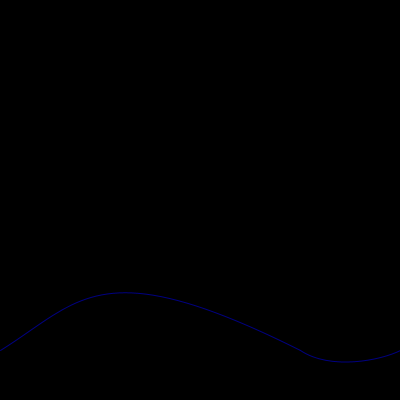
Frame 1 (no input)
Frame 60 (the mouse pressed at the canvas centre just before this capture): identical to frame 1, image omitted
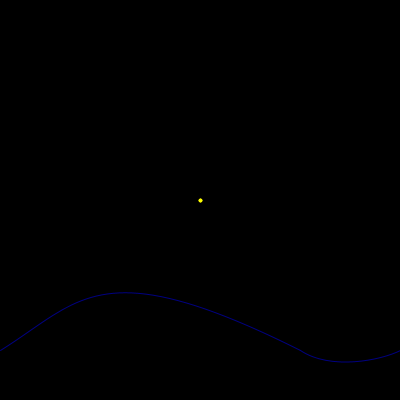
Frame 120 (the mouse held since frame 60 and released just before this capture)

The Processing sketch that drew these frames (run headless with seeded random() and noise(); from frame 60 on, the mouse is pressed at the canvas centre):

// Processing sketch: processing_13060
// ── processing_13060.pde

float x,y;


void setup(){
  size (400,400);
  background(0);
  smooth();
  
   noFill();
stroke(0,0,129,1000);
  beginShape();
  vertex(0,350);
  bezierVertex(80,300,100,250,300,350);
  endShape();
  
  beginShape();
  stroke(0,0,128,1000);
  vertex(300,350);
  bezierVertex(330,370,380,360,400,350);
  endShape(); 
 
}

void draw(){
if (mousePressed==true){
   if (mouseY<300) {
     stroke(255,255,0,100);
     strokeWeight(random(1,4));
    point(mouseX,mouseY);
    
   }else{
     noStroke();
   }
   
  if(keyPressed){
   if(key=='s')
if(mouseY<320);
      stroke(175,238,238,100);
      line(mouseX,mouseY,pmouseX,pmouseY);
  }
   
if (keyPressed){
  if(key ==' '){
    background(0);
       noFill();
stroke(0,0,129,1000);
  beginShape();
  vertex(0,350);
  bezierVertex(80,300,100,250,300,350);
  endShape();
  
  beginShape();
  stroke(0,0,128,1000);
  vertex(300,350);
  bezierVertex(330,370,380,360,400,350);
  endShape();
  
  }
} 
  }
}
